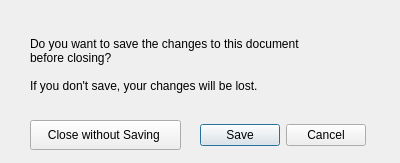
<?xml version="1.0" encoding="UTF-8"?>
<ui version="4.0">
 <class>Dialog</class>
 <widget class="QDialog" name="Dialog">
  <property name="geometry">
   <rect>
    <x>0</x>
    <y>0</y>
    <width>400</width>
    <height>163</height>
   </rect>
  </property>
  <property name="windowTitle">
   <string>Dialog</string>
  </property>
  <widget class="QLabel" name="label">
   <property name="geometry">
    <rect>
     <x>30</x>
     <y>20</y>
     <width>341</width>
     <height>91</height>
    </rect>
   </property>
   <property name="text">
    <string>&lt;html&gt;&lt;head/&gt;&lt;body&gt;&lt;p&gt;Do you want to save the changes to this document &lt;br/&gt;before closing?&lt;br/&gt;&lt;br/&gt;If you don't save, your changes will be lost.&lt;/p&gt;&lt;/body&gt;&lt;/html&gt;</string>
   </property>
  </widget>
  <widget class="QPushButton" name="btn_close_without_save">
   <property name="geometry">
    <rect>
     <x>30</x>
     <y>120</y>
     <width>151</width>
     <height>30</height>
    </rect>
   </property>
   <property name="sizePolicy">
    <sizepolicy hsizetype="Fixed" vsizetype="Fixed">
     <horstretch>0</horstretch>
     <verstretch>0</verstretch>
    </sizepolicy>
   </property>
   <property name="text">
    <string>Close without Saving </string>
   </property>
  </widget>
  <widget class="QDialogButtonBox" name="buttonBox">
   <property name="geometry">
    <rect>
     <x>190</x>
     <y>120</y>
     <width>176</width>
     <height>30</height>
    </rect>
   </property>
   <property name="standardButtons">
    <set>QDialogButtonBox::Cancel|QDialogButtonBox::Save</set>
   </property>
  </widget>
 </widget>
 <resources/>
 <connections/>
</ui>
